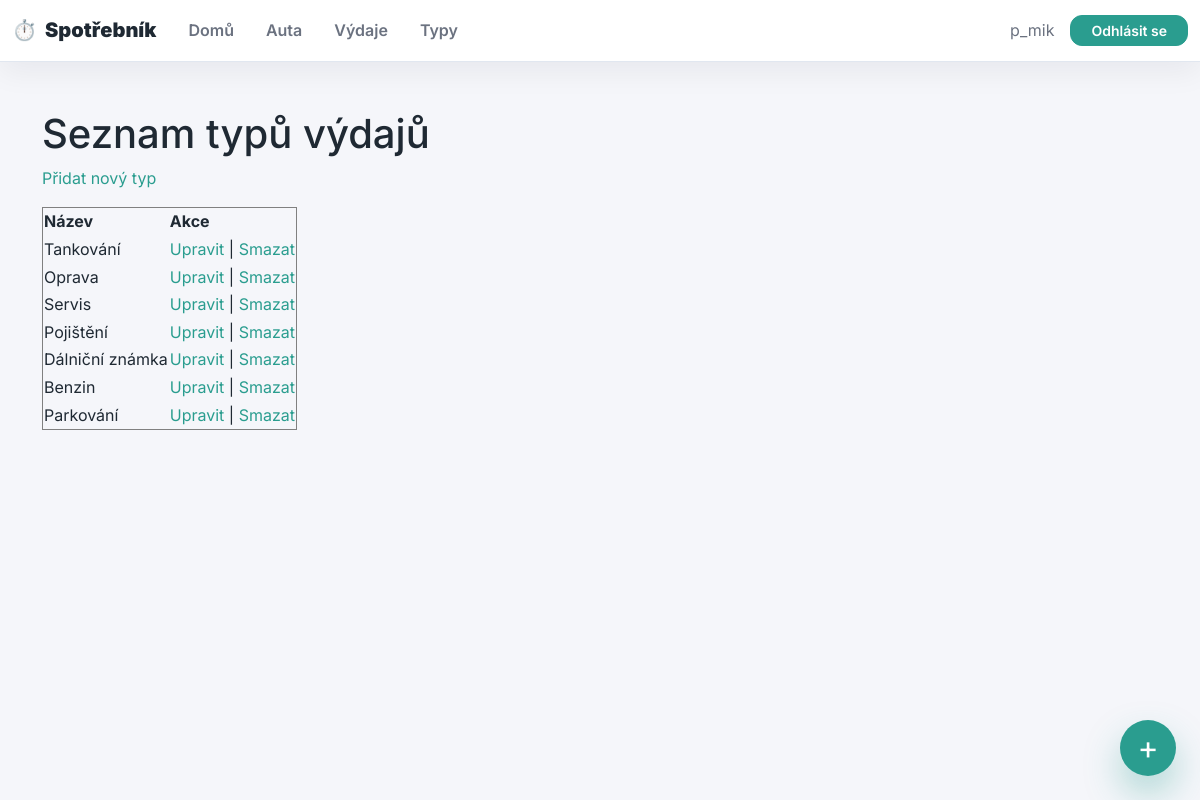
/typy/ (signed in), run on the app's committed database.
### vydaje/models.py (models this page shows, shortened)
class TypVydaje(models.Model):
    nazev = models.CharField(max_length=50, unique=True)
    je_palivo = models.BooleanField(default=False)

### vydaje/views.py (the view)
# urls.py: path('typy/', TypVydajeListView.as_view(), name='seznam_typu'),
class TypVydajeListView(LoginRequiredMixin, ListView):
    model = TypVydaje
    template_name = "vydaje/seznam_typu.html"

### vydaje/templates/vydaje/seznam_typu.html (shortened to what this page needs)
{% extends 'base.html' %}
{% block content %}
    <h1>Seznam typů výdajů</h1>
    <p><a href="{% url 'pridat_typ' %}">Přidat nový typ</a></p>
    {% if object_list %}
        <table border="1">
            <thead>
                <tr>
                    <th>Název</th>
                    <th>Akce</th>
                </tr>
            </thead>
            <tbody>
                {% for typ in object_list %}
                <tr>
                    <td>{{ typ.nazev }}</td>
                    <td>
                        <a href="{% url 'upravit_typ' typ.id %}">Upravit</a> |
                        <a href="{% url 'smazat_typ' typ.id %}">Smazat</a>
                    </td>
                </tr>
                {% endfor %}
            </tbody>
        </table>
    {% else %}
        <p>Zatím nejsou definovány žádné typy výdajů.</p>
    {% endif %}
{% endblock %}

### vydaje/templates/base.html (shortened to what this page needs)
{% load static %}
<!DOCTYPE html>
<html lang="cs">
<head>
  <link href="https://cdn.jsdelivr.net/npm/bootstrap@5.3.3/dist/css/bootstrap.min.css" rel="stylesheet">
  <link href="https://cdn.jsdelivr.net/npm/bootstrap-icons@1.11.3/font/bootstrap-icons.css" rel="stylesheet">
  <link href="{% static 'css/dashboard.css' %}" rel="stylesheet">
</head>
<body>
  <nav class="navbar navbar-expand-lg appbar sticky-top navbar-light">
    <div class="container-fluid">
      <a class="navbar-brand d-flex align-items-center gap-2" href="{% url 'home' %}">
        <span style="font-size:1.25rem;">⏱️</span>
        <strong>Spotřebník</strong>
      </a>
      <div class="collapse navbar-collapse" id="mainNav">
        <ul class="navbar-nav me-auto mb-2 mb-lg-0">
          {% if user.is_authenticated %}
            <li class="nav-item"><a class="nav-link" href="{% url 'home' %}">Domů</a></li>
            <li class="nav-item"><a class="nav-link" href="{% url 'seznam_aut' %}">Auta</a></li>
            <li class="nav-item"><a class="nav-link" href="{% url 'seznam_vydaju' %}">Výdaje</a></li>
            <li class="nav-item"><a class="nav-link" href="{% url 'seznam_typu' %}">Typy</a></li>
          {% else %}
            <li class="nav-item"><a class="nav-link" href="{% url 'landing' %}">Domů</a></li>
          {% endif %}
        </ul>
        <div class="d-flex align-items-center gap-3">
          {% if user.is_authenticated %}
            <span class="text-muted d-none d-md-inline">{{ user.username }}</span>
            <a class="btn btn-sm btn-primary" href="{% url 'odhlaseni' %}">Odhlásit se</a>
          {% else %}
            <a class="btn btn-sm btn-outline-primary" href="{% url 'prihlaseni' %}">Přihlásit se</a>
            <a class="btn btn-sm btn-primary" href="{% url 'registrace' %}">Registrace</a>
          {% endif %}
        </div>
      </div>
    </div>
  </nav>
  <main class="container">
    {% block content %}{% endblock %}
  </main>
  {% block floating %}
  <button class="fab" onclick="location.href='{% url 'pridat_vydaj' %}'">+</button>
  {% endblock %}
</body>
</html>

### vydaje/static/css/dashboard.css (style rules this page uses)
:root { --color-background: #f5f6fa; --color-surface: #ffffff; --color-text: #1f2933; --color-muted: #6b7280; --color-primary: #2a9d8f; --color-primary-dark: #23867b; --color-border: #e1e7f0; --shadow-soft: 0 16px 40px rgb(15 23 42 / 10%); --radius-lg: 18px; --radius-md: 12px; --gap: 24px; }
html, body { height: 100%; }
body { margin: 0; font-family: 'Inter', system-ui, -apple-system, BlinkMacSystemFont, 'Segoe UI', sans-serif; background: var(--color-background); color: var(--color-text); line-height: 1.6; font-size: 16px; }
a { color: var(--color-primary); text-decoration: none; transition: color 0.2s ease; }
main.container { padding-block: 2rem 3rem; }
.appbar { background: var(--color-surface); border-bottom: 1px solid var(--color-border); box-shadow: 0 10px 30px rgb(15 23 42 / 6%); padding-block: 0.35rem; }
.appbar .navbar-brand { font-weight: 700; color: var(--color-text); transition: color 0.2s ease; }
.appbar .navbar-brand span { color: var(--color-primary); }
.appbar .navbar-nav .nav-link { color: var(--color-muted); font-weight: 600; padding: 0.75rem 1rem; transition: color 0.2s ease, background-color 0.2s ease; border-radius: var(--radius-md); }
.btn-primary { background: var(--color-primary); border-color: var(--color-primary); color: #ffffff; font-weight: 600; border-radius: var(--radius-md); padding-inline: 1.25rem; transition: transform 0.2s ease, box-shadow 0.2s ease, background-color 0.2s ease; }
.fab { position: fixed; right: 24px; bottom: 24px; width: 56px; height: 56px; border-radius: 50%; border: none; background: var(--color-primary); color: #ffffff; font-size: 2rem; display: grid; place-items: center; box-shadow: 0 18px 36px rgb(42 157 143 / 35%); transition: background 0.2s ease, transform 0.2s ease; }
.text-muted, .text-secondary { color: var(--color-muted) !important; }
@media (min-width: 768px) { main.container { padding-block: 3rem 4rem; } }

### data on the page
TypVydaje: nazev "Tankování"
TypVydaje: nazev "Oprava"
TypVydaje: nazev "Servis"
TypVydaje: nazev "Pojištění"
TypVydaje: nazev "Dálniční známka"
TypVydaje: nazev "Benzin"
TypVydaje: nazev "Parkování"

### other printed values
{{ user.username }} "p_mik"
